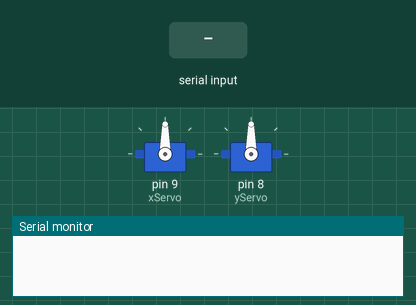
Bench run of a sketch on a simulated Arduino Uno, built with avr-gcc and run on an emulated ATmega328P. On the bench: 2 × servo, the last lines printed to the serial monitor. The test bench sets the inputs (shaded band).

Above: at 1.4 s.
1.5 s: "90,45\n" received over Serial
At 2.88 s:
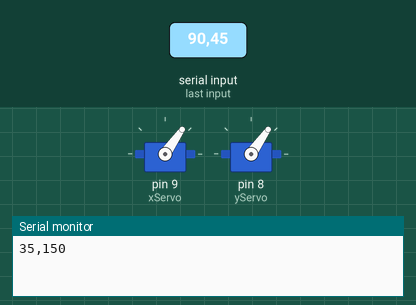
4.5 s: "5\n" received over Serial
At 5.4 s:
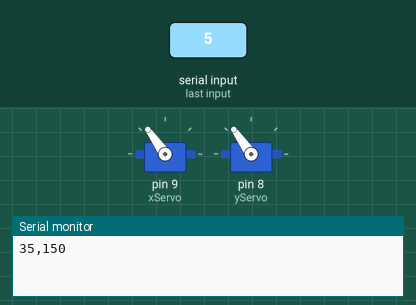
6.1 s: "30,150\n" received over Serial
At 8.9 s:
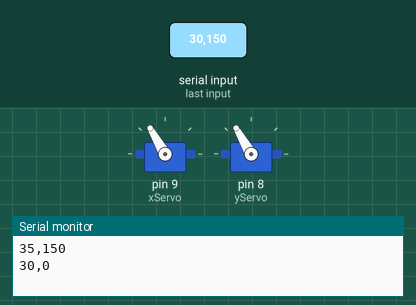
9.1 s: "1,90\n" received over Serial
At 10.32 s:
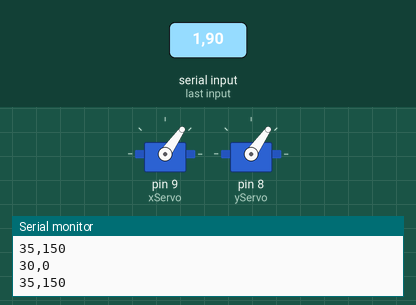
Timing chart, 0 to 13.1 s (numbered marks = the images above; inputs shaded):
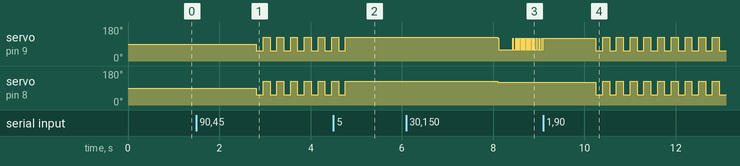

Measured:
- after the input at 1.5 s, servo on pin 9 (xServo), servo on pin 8 (yServo): alternates 125° for 0.15 s and 55° for 0.15 s, starting after 1.3 s
- after the input at 4.5 s, servo on pin 9 (xServo), servo on pin 8 (yServo): goes on until 4.8 s, then stays 125°
- after the input at 6.1 s, servo on pin 8 (yServo): 125° → 120° after 2.0 s
- after the input at 9.1 s, servo on pin 9 (xServo), servo on pin 8 (yServo): alternates 125° for 0.15 s and 55° for 0.15 s, starting after 1.2 s

The sketch:

TableDemo.ino
```cpp
#include <Servo.h>

//This demos the table tilting back and forth, you can use the Arduino
// Serial window to send it new tilt angles and pauses in ms
//

int tilt;
int pause;
Servo xServo;
Servo yServo;
char temp;

void setup() {
  // initialize serial:
  Serial.begin(115200);
  xServo.attach(9);  // attaches the servo on pin 9 to the servo object
  yServo.attach(8);  // attaches the servo on pin 8 to the servo object
  tilt = 0;
  pause = 166;
}

void loop() {
  delay(pause);
  xServo.write(90-tilt);
  yServo.write(90-tilt);
  delay(pause);
  xServo.write(90+tilt);
  yServo.write(90+tilt);
  while (Serial.available()) {
    // transmit serial data "tilt,pause(ms),"
    tilt = constrain(Serial.parseInt(), 0, 35);
    pause = constrain(Serial.parseInt(), 150, 5000);
    temp = Serial.read();
    //Echo recieved data
    Serial.print(tilt);
    Serial.print(",");
    Serial.println(pause);
  }
}
```
